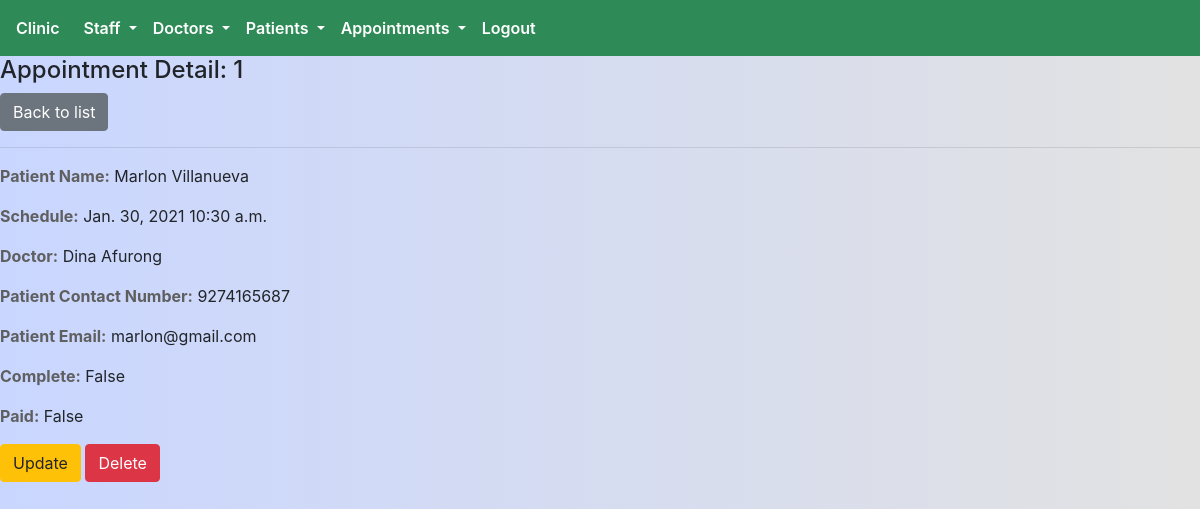
Screenshot of /appointment/1/ (signed in) with the database file from the repository.
### appointment/models.py (models this page shows, shortened)
class Appointment(models.Model):
    created_by = models.ForeignKey(
        User,
        on_delete = models.SET_NULL,
        null = True,
        related_name='appointments'
    )
    doctor = models.ForeignKey(
        Doctor,
        on_delete = models.SET_NULL,
        related_name='appointments',
        null = True,
        blank=True
    )
    patient = models.ForeignKey(
        Patient,
        on_delete=models.SET_NULL,
        null = True,
        related_name='appointments'
    )
    created_on = models.DateTimeField(auto_now_add=True)
    schedule_date = models.DateField()
    schedule_time = models.TimeField()
    description = models.CharField(max_length=500)
    is_paid = models.BooleanField(default=False)
    is_complete = models.BooleanField(default=False)
    price = models.IntegerField()

### patient/models.py (models this page shows, shortened)
class Patient(models.Model):
    first_name = models.CharField(max_length=255)
    last_name = models.CharField(max_length=255)
    email = models.EmailField(unique=True)
    contact_number = models.IntegerField()
    birthday = models.DateField()
    created_on = models.DateTimeField(auto_now_add=True)
    profile_picture = models.ImageField(blank=True)

### doctor/models.py (models this page shows, shortened)
class Doctor(models.Model):
    user = models.OneToOneField(User,on_delete=models.CASCADE)
    is_doctor = models.BooleanField(default=True)
    contact_number = models.PositiveIntegerField()
    profile_picture = models.ImageField(blank=True)

### appointment/views.py (the view)
# urls.py: path('<int:pk>/',staff_member_required(views.AppointmentDetailView.as_view()),name='detail'),
class AppointmentDetailView(generic.DetailView):
    model = Appointment
    template_name = 'appointment/appointment_detail.html'
    context_object_name = 'appointment_detail'

### templates/appointment/appointment_detail.html
{% extends 'core/base.html' %}
{% block head_block %}
{% load static %}
<link rel="stylesheet" href="{% static 'css/appointment.css'%}">
{% load formcss %}
{% endblock head_block %}
{% block body_block %}
    <div class="patient-details-main-container">
      <div class="appointment-info-container">
        <h4>Appointment Detail: {{ appointment_detail.id}}</h4>
        <a href="{% url 'appointment:list' %}" class="btn btn-secondary">Back to list</a>
        <hr>
        <p><strong style="color:#5f5f5f;">Patient Name:</strong> {{appointment_detail.patient.first_name | title}} {{appointment_detail.patient.last_name | title}}</p>
        <p><strong style="color:#5f5f5f;">Schedule:</strong> {{ appointment_detail.schedule_date }} {{ appointment_detail.schedule_time }}</p>
        <p><strong style="color:#5f5f5f;">Doctor:</strong> {{appointment_detail.doctor.user.first_name | title}} {{appointment_detail.doctor.user.last_name | title}}</p>
        <p><strong style="color:#5f5f5f;">Patient Contact Number:</strong> {{appointment_detail.patient.contact_number}}</p>
        <p><strong style="color:#5f5f5f;">Patient Email:</strong> {{appointment_detail.patient.email }}</p>
        <p><strong style="color:#5f5f5f;">Complete:</strong> {{appointment_detail.is_complete }}</p>
        <p><strong style="color:#5f5f5f;">Paid:</strong> {{appointment_detail.is_paid }}</p>
        {% if user.is_staff %}
        <div class="cta-container">
          <a href="{% url 'appointment:update' pk=appointment_detail.id %}" class="btn btn-warning">Update</a>
          <a href="{% url 'appointment:delete' pk=appointment_detail.id%}" class="btn btn-danger">Delete</a>
        </div>
        {% endif %}
      </div>
    </div>
{% endblock body_block %}

### static/css/main.css (style rules this page uses)
html, body { margin: 0; padding: 0; box-sizing: border-box; height: 100%; background: #C9D6FF; background: -webkit-linear-gradient(to top, #E2E2E2, #C9D6FF); background: linear-gradient(to right, #c9d6ff, #e2e2e2); }

### rows the page displays
Appointment: id "1", patient.first_name "Marlon", patient.last_name "Villanueva", schedule_date "Jan. 30, 2021", schedule_time "10:30 a.m.", doctor.user.first_name "Dina", doctor.user.last_name "Afurong", patient.contact_number "9274165687", patient.email "marlon@gmail.com", is_complete "False", is_paid "False"
